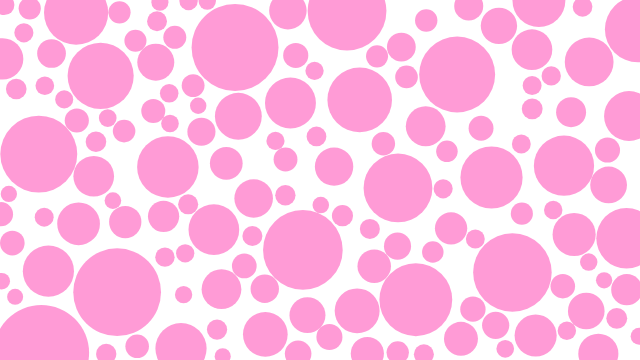
Frame 1 (no input)
Frame 60 (no input): identical to frame 1, image omitted
Frame 120 (the mouse pressed at the canvas centre since frame 60): identical to frame 1, image omitted

The p5.js sketch that drew this single still picture (run headless with seeded random() and noise() and a simulated clock; from frame 60 on, the mouse is pressed at the canvas centre):

// p5.js sketch
// ── sketch.js
var circles = [];

function setup() {
  createCanvas(640, 360);
  
  // define overlapping
  var overlapping;
  
  var protection = 0;
  
  while(circles.length < 300) {
    // create circle proposal
    var circle = {
      x: random(width),
      y: random(height),
      r: random(8, 48)
    };
    
    // init overlapping
    overlapping = false;
  
    for(var j = 0; j < circles.length; j++) {
      var other = circles[j];
      var d = dist(circle.x, circle.y, other.x, other.y);
      if(d < circle.r + other.r){
        overlapping = true;
        break;
      }
    }
    if(!overlapping) {
      circles.push(circle);
    }
    protection++;
    if(protection > 10000) break;
  }
  
  fill(255, 0, 150, 100);
  noStroke();
  circles.forEach(function(circle){
    ellipse(circle.x, circle.y, circle.r*2, circle.r*2);
  })
}

function draw() {
  
}
// ── circles-no-overlap.js
var circles = [];

function setup() {
  createCanvas(640, 360);
  
  // define overlapping
  var overlapping;
  
  var protection = 0;
  
  while(circles.length < 300) {
    // create circle proposal
    var circle = {
      x: random(width),
      y: random(height),
      r: random(8, 48)
    };
    
    // init overlapping
    overlapping = false;
  
    for(var j = 0; j < circles.length; j++) {
      var other = circles[j];
      var d = dist(circle.x, circle.y, other.x, other.y);
      if(d < circle.r + other.r){
        overlapping = true;
        break;
      }
    }
    if(!overlapping) {
      circles.push(circle);
    }
    protection++;
    if(protection > 10000) break;
  }
  
  fill(255, 0, 150, 100);
  noStroke();
  circles.forEach(function(circle){
    ellipse(circle.x, circle.y, circle.r*2, circle.r*2);
  })
}

function draw() {
  
}
